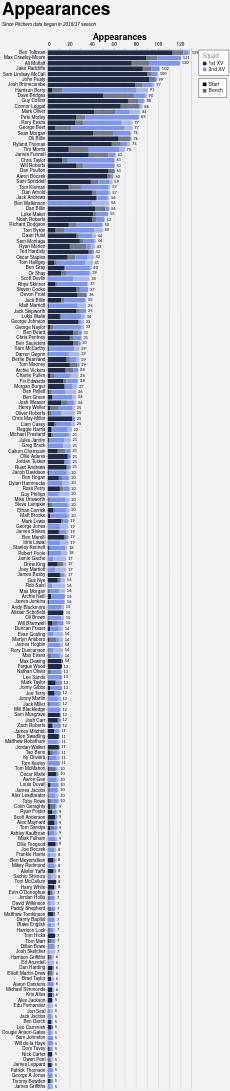

Here is the Vega-Lite specification saved for this chart:
### Vega-Lite specification from a JSON file in a GitHub repository (floating-point values rounded to 4 significant figures; data arrays with more than 128 entries replaced by an {"elided": "..."} marker saying what was removed)
{"config": {"axis": {"labelFont": "PT Sans Narrow, Helvetica Neue, Helvetica, Arial, sans-serif", "titleFont": "PT Sans Narrow, Helvetica Neue, Helvetica, Arial, sans-serif", "labelFontSize": 13, "titleFontSize": 24, "gridColor": "#202947", "gridOpacity": 0.2, "zindex": 1}, "text": {"font": "Lato, sans-serif"}, "bar": {"cornerRadiusEnd": 5}, "header": {"labelFont": "PT Sans Narrow, Helvetica Neue, Helvetica, Arial, sans-serif", "titleFont": "PT Sans Narrow, Helvetica Neue, Helvetica, Arial, sans-serif", "labelFontSize": 24, "titleFontSize": 28, "labelFontWeight": "bold", "orient": "left"}, "legend": {"labelFont": "PT Sans Narrow, Helvetica Neue, Helvetica, Arial, sans-serif", "titleFont": "PT Sans Narrow, Helvetica Neue, Helvetica, Arial, sans-serif", "labelFontSize": 14, "titleFontSize": 16, "titlePadding": 5, "fillColor": "white", "strokeColor": "black", "padding": 10, "titleFontWeight": "lighter", "titleFontStyle": "italic", "titleColor": "gray", "offset": 10}, "title": {"font": "PT Sans Narrow, Helvetica Neue, Helvetica, Arial, sans-serif", "fontSize": 48, "fontWeight": "bold", "anchor": "start", "align": "center", "titlePadding": 20, "subtitlePadding": 10, "subtitleFontSize": 13, "subtitleColor": "", "subtitleFontStyle": "italic", "offset": 15, "color": "black"}, "axisX": {"labelAngle": 0}, "facet": {"title": null, "header": null, "align": {"row": "each", "column": "each"}}, "resolve": {"scale": {"y": "independent", "facet": "independent"}}, "background": "#f2f1f4", "scale": {"offsetBandPaddingOuter": 0.2, "offsetBandPaddingInner": 0.1}}, "layer": [{"mark": {"type": "bar"}, "encoding": {"color": {"field": "squad", "legend": {"direction": "vertical", "labelExpr": "datum.value + ' XV'", "offset": 20, "orient": "right", "title": "Squad"}, "scale": {"domain": ["1st", "2nd"], "range": ["#202946", "#7d96e8"]}, "sort": ["1st", "2nd"], "type": "nominal"}, "opacity": {"field": "start", "legend": {"direction": "vertical", "offset": 20, "orient": "right", "title": null}, "scale": {"domain": ["Start", "Bench"], "range": [1.0, 0.6]}, "sort": ["Start", "Bench"], "type": "nominal"}, "order": {"field": "stack_order", "sort": "ascending", "type": "quantitative"}, "tooltip": [{"field": "player", "title": "Player", "type": "nominal"}, {"field": "squad", "title": "Squad", "type": "nominal"}, {"field": "start", "title": "Selection", "type": "nominal"}, {"aggregate": "sum", "field": "games", "title": "Games", "type": "quantitative"}, {"aggregate": "max", "field": "player_total", "title": "Total", "type": "quantitative"}], "x": {"aggregate": "sum", "axis": {"orient": "top", "title": "Appearances"}, "field": "games", "type": "quantitative"}, "y": {"field": "player", "sort": {"field": "player_total", "op": "max", "order": "descending"}, "title": null, "type": "nominal"}}}, {"mark": {"type": "text", "align": "left", "baseline": "middle", "color": "black", "dx": 4, "fontSize": 11}, "encoding": {"text": {"field": "total_games", "format": ".0f", "type": "quantitative"}, "x": {"axis": {"orient": "top", "title": "Appearances"}, "field": "total_games", "type": "quantitative"}, "y": {"field": "player", "sort": {"field": "player_total", "op": "max", "order": "descending"}, "title": null, "type": "nominal"}}, "transform": [{"aggregate": [{"op": "sum", "field": "games", "as": "total_games"}, {"op": "max", "field": "player_total", "as": "player_total"}], "groupby": ["player"]}]}], "data": {"name": "data-97847f82e7576ab71fa419a6540ae338"}, "height": {"step": 15}, "params": [{"name": "seasonParam", "value": []}, {"name": "gameTypesParam", "value": []}, {"name": "squadParam", "value": "All"}, {"name": "positionsParam", "value": []}, {"name": "minAppsParam", "value": 5}], "title": {"text": "Appearances", "subtitle": "Since Pitchero data began in 2016/17 season"}, "transform": [{"filter": "length(seasonParam) === 0 || indexof(seasonParam, datum.season) >= 0"}, {"filter": "length(gameTypesParam) === 0 || indexof(gameTypesParam, datum.game_type) >= 0"}, {"filter": "squadParam === \"All\" || datum.squad === squadParam"}, {"filter": "length(positionsParam) === 0 || indexof(positionsParam, datum.position) >= 0"}, {"joinaggregate": [{"op": "sum", "field": "games", "as": "player_total"}], "groupby": ["player"]}, {"filter": "datum.player_total >= minAppsParam"}], "width": 400, "$schema": "https://vega.github.io/schema/vega-lite/v5.20.1.json", "datasets": {"data-97847f82e7576ab71fa419a6540ae338": {"elided": "2371 records"}}}
